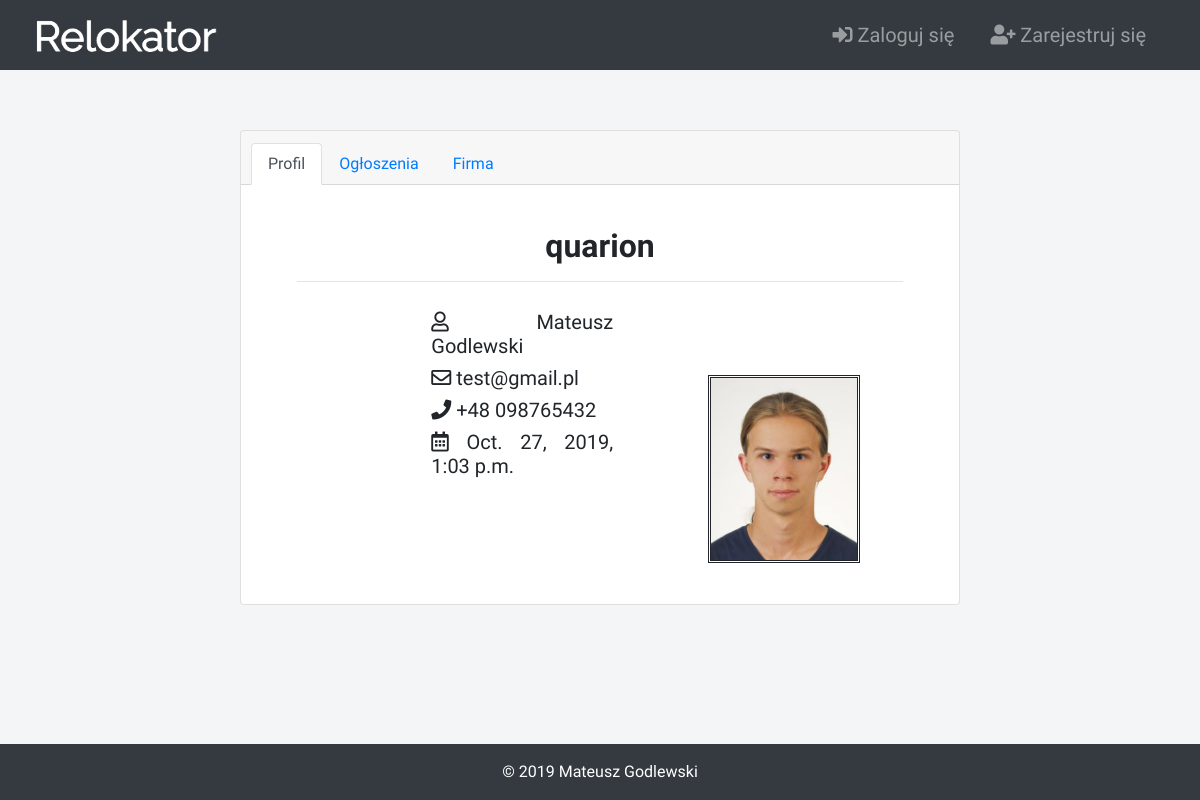
/accounts/quarion/info, run on the app's committed database.
### accounts/models.py (models this page shows, shortened)
class Account(AbstractUser):
    username = models.CharField(max_length=50, unique=True, verbose_name="Nazwa użytkownika")
    first_name = models.CharField(max_length=100, unique=False, blank=False, verbose_name="Imię")
    last_name = models.CharField(max_length=100, unique=False, blank=True, verbose_name="Nazwisko")
    join_date = models.DateTimeField(default=timezone.now)
    email = models.EmailField(max_length=100, unique=True, blank=False, verbose_name="E-mail")
    phone_number = models.CharField(max_length=20, unique=True, blank=False, verbose_name="Numer telefonu")
    profile_image = models.ImageField(
        upload_to="profile_images/",
        blank=True,
        null=True,
        verbose_name="Zdjęcie profilowe",
    )
    USERNAME_FIELD = "username"
    REQUIRED_FIELDS = ["first_name", "email", "phone_number"]

### accounts/views.py (the view)
# urls.py: path("<str:account_id>/info", account_info_view),
def account_info_view(request, account_id:str):
    template_name = "accounts/account-info.html"
    account = Account.objects.get(username=account_id)
    context = { "object": account }
    return render(request, template_name, context)

### accounts/templates/accounts/account-info.html (shortened to what this page needs)
{% extends "website/base.html" %}
{% block content %}
    <div id="account-info-card" class="card text-center">
        <div class="card-header">
            <ul class="nav nav-tabs card-header-tabs">
                <li class="nav-item">
                    <a class="nav-link active" href="info">Profil</a>
                </li>
                <li class="nav-item">
                    <a class="nav-link" href="adverts">Ogłoszenia</a>
                </li>
                <li class="nav-item">
                    <a class="nav-link" href="companies">Firma</a>
                </li>
            </ul>
        </div>
        <div id="account-info-body" class="card-body">
            <h2><b>{{object.username}}</b></h2>
            <hr>
            <div id="account-info-div-data">
                <div id="account-info-data">
                    <h5><span class="far fa-user"></span>&#9; {{object.first_name}} {{object.last_name}}</h5>
                    <h5><span class="far fa-envelope"></span>&#9; {{object.email}}</h5>
                    <h5><span class="fas fa-phone"></span>&#9; +48 {{object.phone_number}}</h5>
                    <h5><span class="far fa-calendar-alt"></span>&#9; {{object.join_date}}</h5>
                </div>
            </div>
            {% if object.profile_image %}
            <div id="account-info-div-image">
                    <img src="{{object.profile_image.url}}" width="100%" height="auto">
            </div>
            {% endif %}
        </div>
    </div>
{% endblock  %}

### website/static/website/css/style.css (style rules this page uses)
* { font-family: 'Kanit', sans-serif; }
a:link { text-decoration: none!important; }
#body { background-color: #F4F5F7; position: relative; min-height: 100vh; }
#account-info-card { width: 60%; margin: auto; margin-top: 5%; margin-bottom: 5%; }
#account-info-body { text-align: center; margin-left: 5%; margin-right: 5%; margin-top: 3%; margin-bottom: 3%; }
#account-info-div-data { width: 60%; margin-top: 2%; display: inline-block; text-align: justify; text-justify: inter-word; }
#account-info-div-image { width: 25%; display: inline-block; border-style: double; }
#account-info-data { width: 50%; margin: auto; }

### data on the page
Account: username "quarion", first_name "Mateusz", last_name "Godlewski", email "test@gmail.pl", phone_number "098765432", join_date "Oct. 27, 2019, 1:03 p.m.", profile_image (picture)
